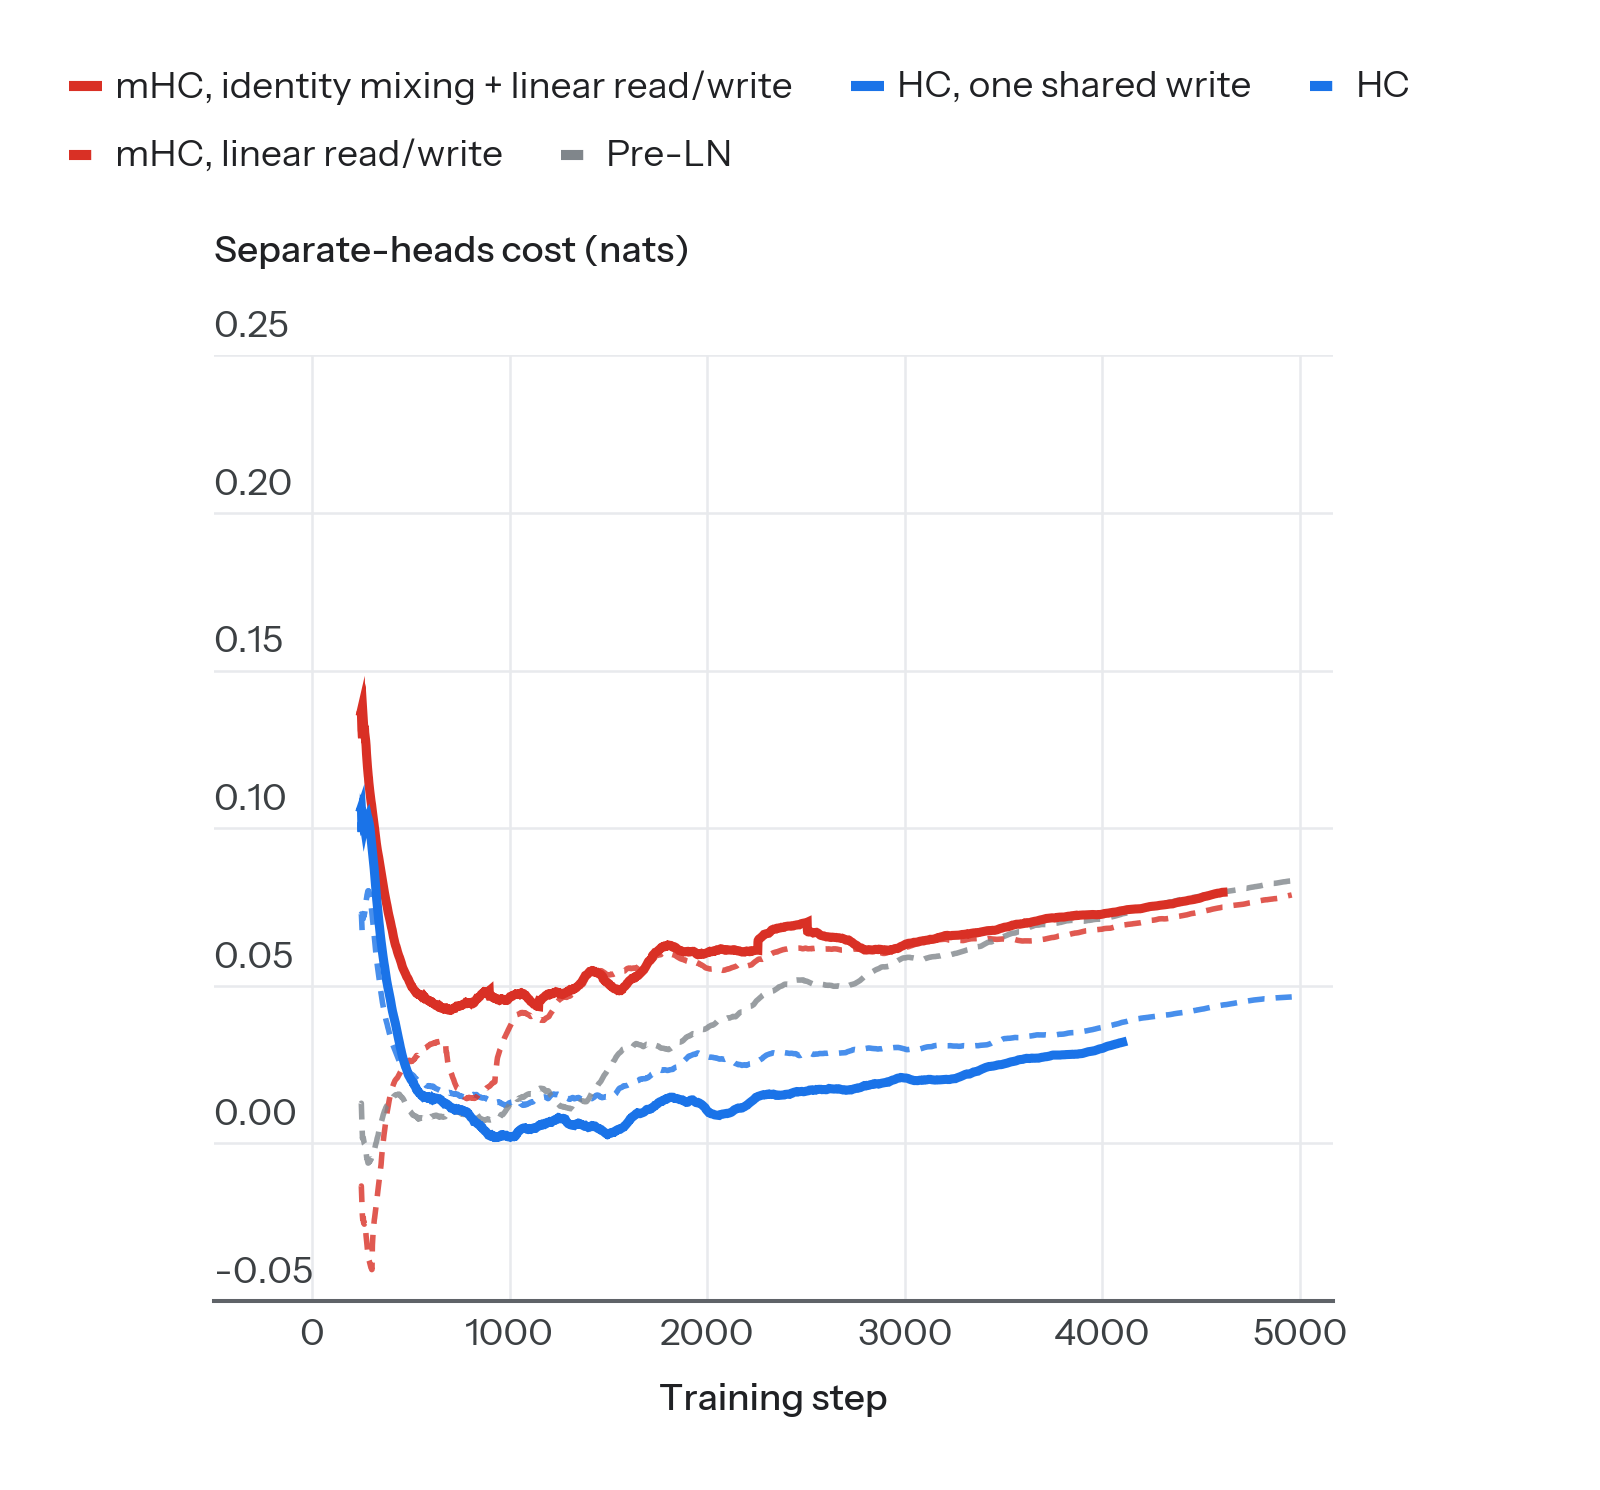

This chart was generated by the following Python code:
"""Separate-heads cost so far for the two causal-test pairs (wq w711-w714, still training), against finished references (HC and Pre-LN: the fa4thd runs on the same attention stack).

y: layer-48 train cross-entropy (W&B train/pls/L47) of the separate-heads run minus its probes run (PLS_DETACH_BB=1),
   each smoothed with a 250-step running mean, at the steps both runs have logged. Live runs: W&B reself/marin-della
   muonh-qwen3-130m-della4xh100-pls1-sep[-bbfrozen]-<tag>, read now; references from ../../pls_blog/d48g4.npz.
x: training step (4959 steps in all).
Output: causal_gap_live.{pdf,png}.
"""
import sys
from pathlib import Path
import numpy as np, wandb
from style import *

HERE = Path(__file__).parent
apply_style()
RED, GREEN = tone("red", 600), tone("green", 600)
P = "reself/marin-della/muonh-qwen3-130m-della4xh100-pls1"
LIVE = [("amhc-mhcid-mhcrwlin-fa4thd-vs-d48", "mHC, identity mixing + linear read/write", RED, "line"),
        ("ahc-hcwsh-fa4thd-vs-d48", "HC, one shared write", BLUE, "line")]
REF = [("ahc-fa4thd-vs-d48", "HC", BLUE, "dash"), ("amhc-mhcrwlin-vs-d48", "mHC, linear read/write", RED, "dash"),
       ("apreln-fa4thd-vs-d48", "Pre-LN", GREY, "dash")]   # 2026-10-31 22:4x: the two observed matches and Pre-LN, the hcwsh prediction
W = 250
api = wandb.Api(timeout=300)


def live(tag):
    r = api.run(f"{P}-{tag}")
    s, v = [], []
    for x in r.scan_history(keys=["_step", "train/pls/L47"], page_size=5000):
        s.append(x["_step"]); v.append(x["train/pls/L47"])
    return dict(zip(s, v))


def smooth(d):
    st = np.array(sorted(d)); v = np.array([d[k] for k in st])
    c = np.convolve(v, np.ones(W) / W, mode="valid")
    return dict(zip(st[W - 1:], c))


def gap(a, b):
    a, b = smooth(a), smooth(b)
    st = sorted(set(a) & set(b))
    return np.array(st), np.array([a[k] - b[k] for k in st])


npz = np.load(HERE.parents[1] / "pls_blog" / "d48g4.npz", allow_pickle=True)
fig, axes = canvas(1, 1, width=WIDTH_POST, panel_height=2.6, title=None,
                   legend=[(lab, col, kind) for _, lab, col, kind in LIVE + REF],
                   quantity="Separate-heads cost (nats)", xlabel="Training step", title_pt=9.2, tick_pt=TEXT_PT)
ax = axes[0][0] if hasattr(axes[0], "__len__") else axes[0]
for tag, lab, col, kind in REF:
    ce = {f"-{k}": npz[f"-{k}-{tag}/ce"][:, 47] for k in ("sep", "sep-bbfrozen")}
    st = npz[f"-sep-{tag}/step"]
    x, y = gap(dict(zip(st, ce["-sep"])), dict(zip(npz[f"-sep-bbfrozen-{tag}/step"], ce["-sep-bbfrozen"])))
    ax.plot(x, y, color=col, lw=1.1, ls=(0, (3, 2)), alpha=0.8)
for tag, lab, col, kind in LIVE:
    x, y = gap(live(f"sep-{tag}"), live(f"sep-bbfrozen-{tag}"))
    ax.plot(x, y, color=col, lw=1.8)
    print(f"{lab}: last common step {x[-1]}, smoothed gap {y[-1]:+.3f}", flush=True)
ax.set_xlim(0, 5000)
nice_y(ax, -0.03, 0.15, fmt="{:.2f}")
room(ax)
save(fig, HERE / "causal_gap_live")
